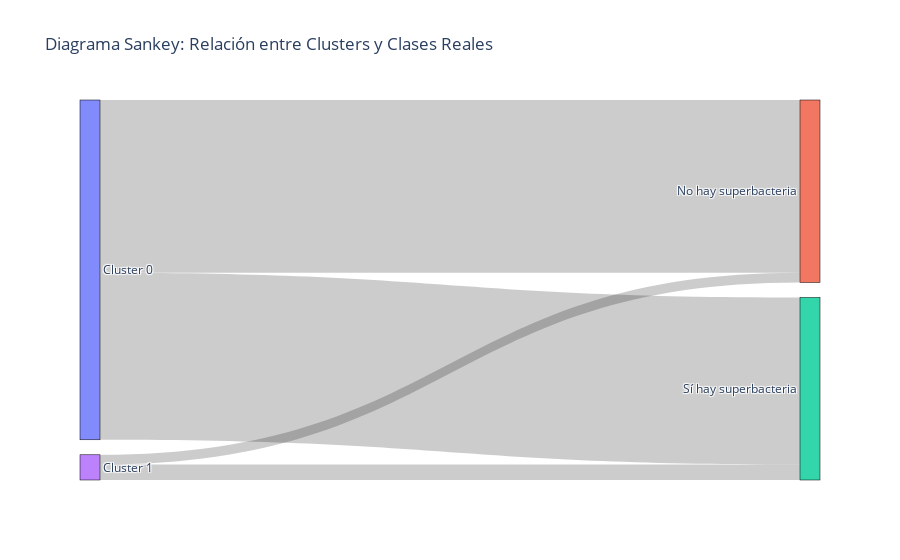

The cell this chart's notebook holds for it:
### Code cell
# 1. Clustering con el mejor número de clusters
best_n_clusters = top_n_clusters[0]
kmeans_final = KMeans(n_clusters=best_n_clusters, random_state=789)
labels_kmeans = kmeans_final.fit_predict(X_train) # Etiquetas de los clusters
centroids_kmeans = kmeans_final.cluster_centers_  # Coordenadas de los centroides

# Calcular Adjusted Rand Index
ari = adjusted_rand_score(y_train, labels_kmeans)
print(f"Adjusted Rand Index para Keans con k={best_n_clusters}: {ari:.4f}")

# 2. Renombrar las clases reales (0 = no hay superb, 1 = Sí hya superb)
y_train_named = y_train.map({0: 'No hay superbacteria', 1: 'Sí hay superbacteria'})

# 3. Crear DataFrame para el Sankey
df_sankey = pd.DataFrame({
    'Cluster': 'Cluster ' + pd.Series(labels_kmeans).astype(str),
    'Clase Real': y_train_named.reset_index(drop=True)
})

# 4. Agrupar combinaciones
links = df_sankey.groupby(['Cluster', 'Clase Real']).size().reset_index(name='count')

# 5. Crear nodos únicos
labels = pd.unique(links[['Cluster', 'Clase Real']].values.ravel())
label_map = {label: i for i, label in enumerate(labels)}

# 6. Mapear texto a índices
source = links['Cluster'].map(label_map)
target = links['Clase Real'].map(label_map)
value = links['count']

# 7. Crear el diagrama Sankey
fig = go.Figure(go.Sankey(
    node=dict(
        pad=15,
        thickness=20,
        line=dict(color="black", width=0.5),
        label=labels
    ),
    link=dict(
        source=source,
        target=target,
        value=value
    )
))

fig.update_layout(title_text="Diagrama Sankey: Relación entre Clusters y Clases Reales", font_size=12)
fig.show()

### Figure 1 — Plotly figure (JSON) as saved in the notebook; plotly's stock layout.template omitted (floating-point values rounded to 4 significant figures)
{"data": [{"link": {"source": [0, 0, 3, 3], "target": [1, 2, 1, 2], "value": [1096, 1060, 62, 98]}, "node": {"label": ["Cluster 0", "No hay superbacteria", "Sí hay superbacteria", "Cluster 1"], "line": {"color": "black", "width": 0.5}, "pad": 15, "thickness": 20}, "type": "sankey"}], "layout": {"font": {"size": 12}, "title": {"text": "Diagrama Sankey: Relación entre Clusters y Clases Reales"}}}
